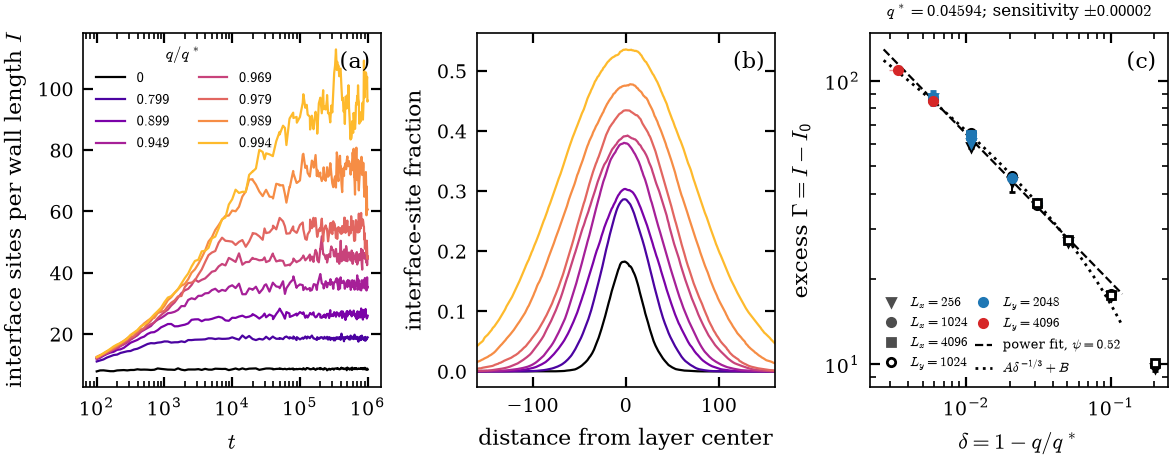

The Python source for this figure:
"""V2 wetting: original-space fits and explicit uncertainty of coexistence point."""
import csv
import json
from pathlib import Path
import re
from common import ROOT, FIGDATA, PAGE, QSTAR05, label, save
import matplotlib.pyplot as plt
import numpy as np
from matplotlib.lines import Line2D

RESULTS=Path(ROOT)/'campaign/v2/results/wetting'
if not (RESULTS/'analysis.json').exists():
    raise SystemExit('Run python3 -m campaign.v2.analysis.wetting before making this figure.')
analysis=json.loads((RESULTS/'analysis.json').read_text())['result']
qstar=analysis['qstar'];dq=analysis['qstar_half_range']
if abs(qstar-QSTAR05)>1e-12:
    raise SystemExit('Re-run the wetting analysis with the shared coexistence reference before plotting.')
points=list(csv.DictReader((RESULTS/'points.csv').open()))
for r in points:
    for k in r:r[k]=float(r[k])
fig,axs=plt.subplots(1,3,figsize=(PAGE,2.3),gridspec_kw=dict(wspace=.32))
groups={}
for path in sorted((Path(FIGDATA)/'E16_wall').glob('p0.5*_Lx1024_Ly1024_s*.csv')):
    if path.stem.endswith('_prof'):continue
    q=float(re.search(r'_q([\d.]+)_',path.stem)[1])
    groups.setdefault(q,[]).append(path)
for i,(q,paths) in enumerate(sorted(groups.items())):
    color='k' if q==0 else plt.get_cmap('plasma')(.85*i/max(len(groups)-1,1))
    series=[np.genfromtxt(p,delimiter=',',names=True) for p in paths]
    t=series[0]['t'];y=np.mean([np.interp(t,s['t'],s['I']) for s in series],axis=0)
    axs[0].plot(t[t>=100],y[t>=100],color=color,lw=.8,label='$0$' if q==0 else f'${q/qstar:.3f}$')
    profiles=[np.genfromtxt(p.with_name(p.stem+'_prof.csv'),delimiter=',',names=True) for p in paths]
    axs[1].plot(profiles[0]['y'],np.mean([s['iface_late_centred'] for s in profiles],axis=0),color=color,lw=.8)
axs[0].set(xscale='log',xlabel='$t$',ylabel=r'interface sites per wall length $I$')
axs[0].legend(fontsize=5.2,title=r'$q/q^*$',title_fontsize=6,loc='upper left',ncol=2)
axs[1].set(xlabel='distance from layer center',ylabel='interface-site fraction',xlim=(-160,160))
mk={256:'v',1024:'o',4096:'s'};colors={1024:'k',2048:'C0',4096:'C3'}
ax=axs[2]
for Lx in mk:
    for Ly in colors:
        rr=sorted((r for r in points if r['Lx']==Lx and r['Ly']==Ly and r['delta']>0
                   and not (Lx==4096 and Ly==1024 and r['delta']<.03)),key=lambda r:r['delta'])
        if not rr:continue
        xx=np.array([r['delta'] for r in rr]);yy=np.array([r['Gamma'] for r in rr]);se=np.array([r['Gamma_sem'] for r in rr])
        ax.errorbar(xx,yy,se,fmt=mk[Lx],color=colors[Ly],mfc='w' if Ly==1024 else colors[Ly],ms=3,capsize=1,lw=.7)
        if Lx==1024 and Ly>=2048:
            q=np.array([r['q'] for r in rr]);lo=1-q/(qstar-dq);hi=1-q/(qstar+dq)
            ax.errorbar(xx,yy,xerr=[xx-lo,hi-xx],fmt='none',ecolor=colors[Ly],lw=.5,alpha=.5)
xx=np.geomspace(min(r['delta'] for r in points if r['delta']>0)*.8,.12,100)
power=analysis['central']['power'];third=analysis['central']['third_offset']
ax.plot(xx,power['A']*xx**(-power['psi']),'k--',lw=.8,label=fr'power fit, $\psi={power["psi"]:.2f}$')
ax.plot(xx,third['A']*xx**(-1/3)+third['B'],'k:',lw=1,label=r'$A\delta^{-1/3}+B$')
ax.set(xscale='log',yscale='log',xlabel=r'$\delta=1-q/q^*$',ylabel=r'excess $\Gamma=I-I_0$')
handles=[Line2D([],[],marker=mk[L],ls='',color='.3',ms=3,label=f'$L_x={L}$') for L in mk]
handles += [Line2D([],[],marker='o',ls='',color=colors[L],mfc='w' if L==1024 else colors[L],ms=3,label=f'$L_y={L}$') for L in colors]
handles += [l for l in ax.get_lines() if l.get_label() in (fr'power fit, $\psi={power["psi"]:.2f}$',r'$A\delta^{-1/3}+B$')]
ax.legend(handles=handles,fontsize=4.8,ncol=2,loc='lower left',handlelength=1.3,columnspacing=.5)
ax.set_title(fr'$q^*={qstar:.5f}$; sensitivity $\pm{dq:.5f}$',fontsize=6)
for a,s in zip(axs,'abc'):label(a,f'({s})',x=.86)
save(fig,'fig_wall05')
